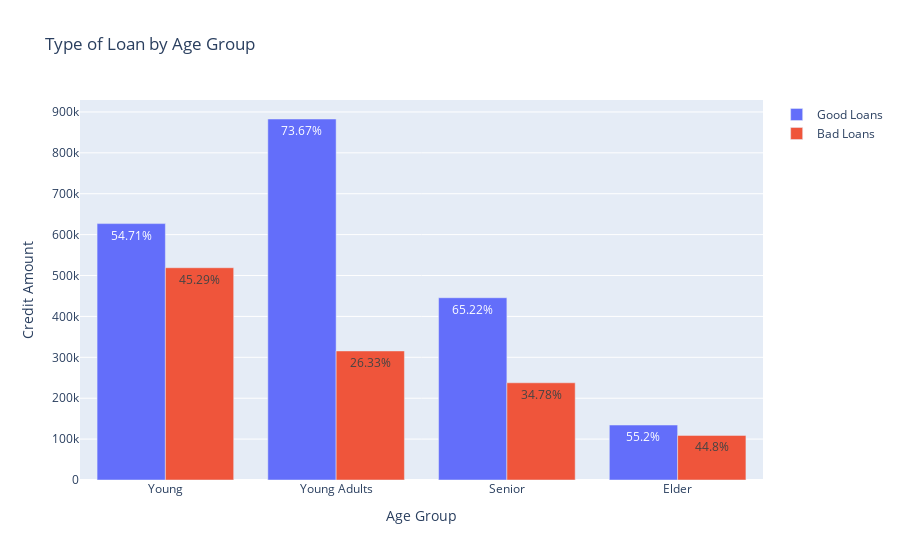

Write notebook code for a chart like this one.
### Code cell
good_loans = go.Bar(
    x=x,
    y=[young_good, young_adult_good, senior_good, elder_good],
    name="Good Loans",
    text=[young_good_p + '%', young_adult_good_p + '%', senior_good_p + '%', elder_good_p + '%'],
    textposition = 'auto',
)

bad_loans =  go.Bar(
    x=x,
    y=[young_bad, young_adult_bad, senior_bad, elder_bad],
    name="Bad Loans",
    text=[young_bad_p + '%', young_adult_bad_p + '%', senior_bad_p + '%', elder_bad_p + '%'],
    textposition = 'auto',
)
data = [good_loans, bad_loans]
layout = dict(
    title="Type of Loan by Age Group", 
    xaxis = dict(title="Age Group"),
    yaxis= dict(title="Credit Amount")
)

fig = dict(data=data, layout=layout)

iplot(fig, filename='grouped-bar-direct-labels')

### Figure 1 — Plotly figure (JSON) as saved in the notebook; plotly's stock layout.template omitted (floating-point values rounded to 4 significant figures)
{"data": [{"name": "Good Loans", "text": ["54.71%", "73.67%", "65.22%", "55.2%"], "textposition": "auto", "type": "bar", "x": ["Young", "Young Adults", "Senior", "Elder"], "y": [626955, 882725, 445690, 134450]}, {"name": "Bad Loans", "text": ["45.29%", "26.33%", "34.78%", "44.8%"], "textposition": "auto", "type": "bar", "x": ["Young", "Young Adults", "Senior", "Elder"], "y": [519060, 315569, 237698, 109111]}], "layout": {"title": {"text": "Type of Loan by Age Group"}, "xaxis": {"title": {"text": "Age Group"}}, "yaxis": {"title": {"text": "Credit Amount"}}}}
